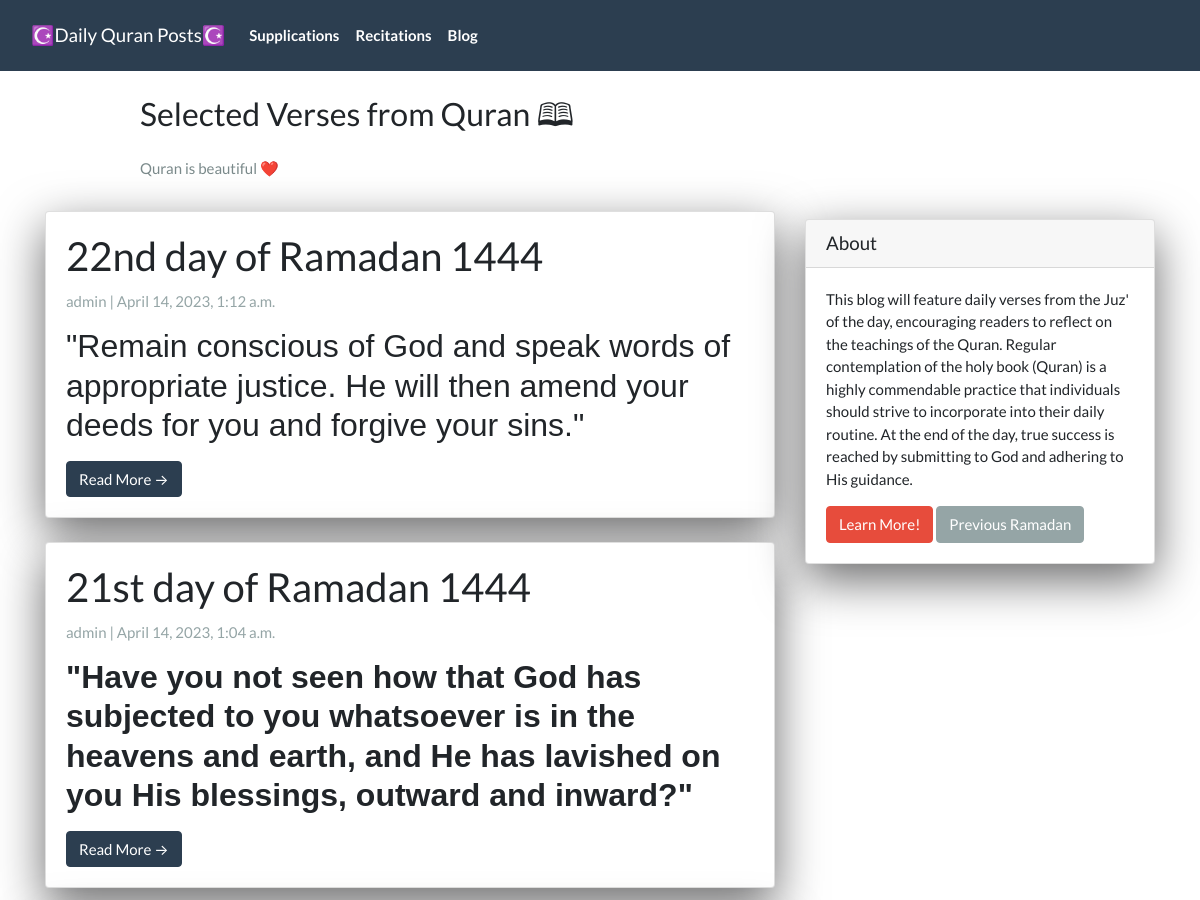
Before: / (upper part) with the older database file.
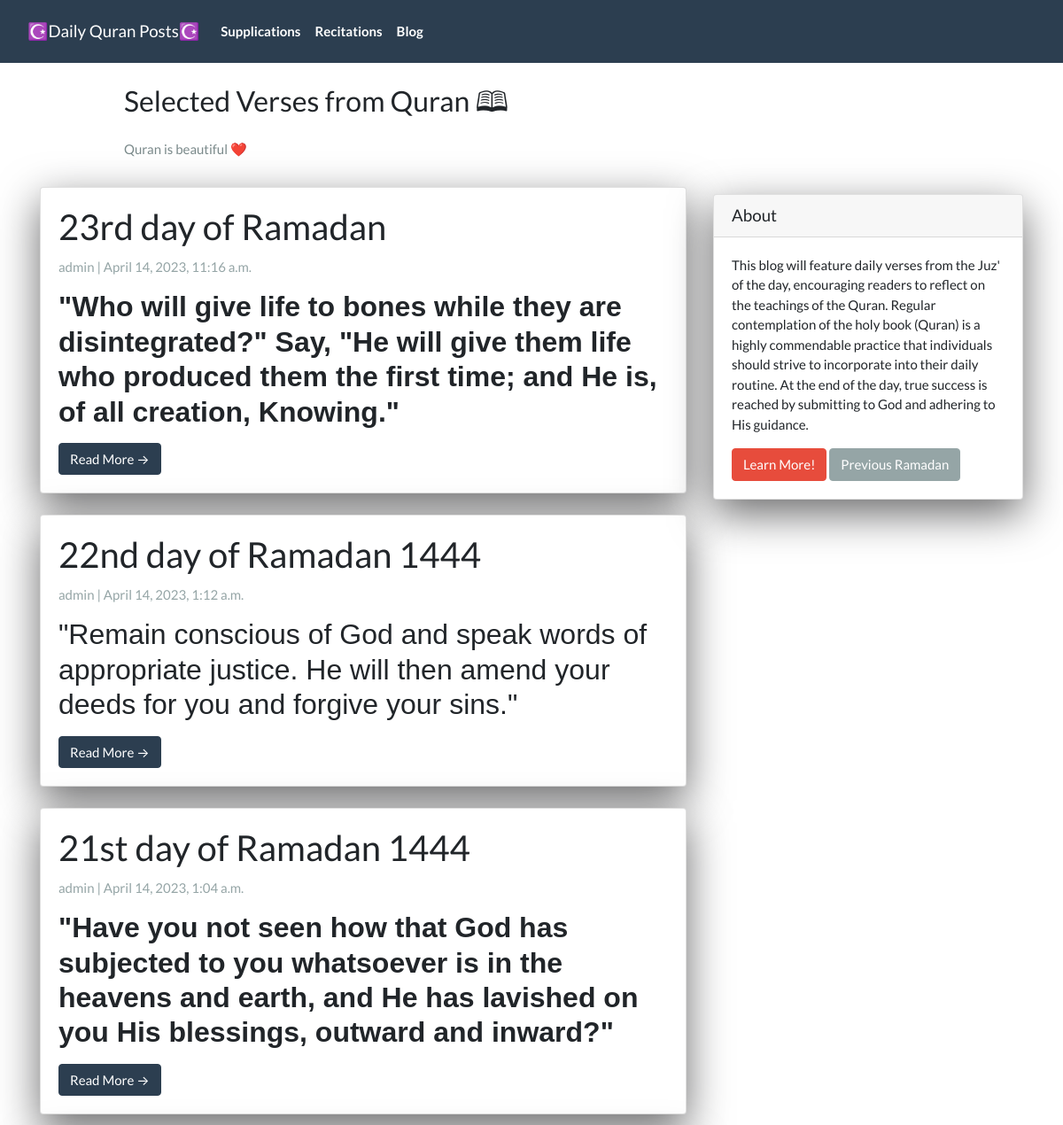
After: the same page with the newer database file.
### App/models.py (models this page shows, shortened)
class Post(models.Model):
  title =  models.CharField(max_length=200, unique=True)
  slug =   models.SlugField(max_length=200, unique=True)
  author = models.ForeignKey(User, on_delete=models.CASCADE, related_name='blog_posts')
  created_on = models.DateTimeField(auto_now_add=True)
  updated_on = models.DateTimeField(auto_now=True)
  summary = RichTextField(blank=True, null=True)
  content = RichTextField(blank=True, null=True)
  video_link = EmbedVideoField(blank=True, null=True)
  status = models.IntegerField(choices=STATUS, default=0)
  class Meta:
    ordering = ['-created_on']

### App/views.py (the view)
# urls.py: path('',                PostList.as_view(),           name="home"),
class PostList(generic.ListView):
  queryset = Post.objects.filter(status=1).order_by('-created_on')
  template_name = 'index.html'

### App/templates/index.html (shortened to what this page needs)
{% extends "base.html" %}
{% block content %}
<header class="masthead">
  <div class="container">
    <div class="row">
      <div class=" col-md-8 col-md-10 mx-auto">
        <div class="site-heading">
          <h3 class=" site-heading my-4 mt-3 text-black">Selected Verses from Quran 🕮 </h3>
          <p class="text-dark">Quran is beautiful ❤️</p>
        </div>
      </div>
    </div>
  </div>
</header>
<div class="container">
  <div class="row">
    <div class="col-md-8 mt-3 left">
      {% for post in post_list %}
      <div class="card mb-4">
        <div class="card-body">
          <h2 class="card-title">{{ post.title }}</h2>
          <p class="card-text text-muted h6">{{ post.author }} | {{ post.created_on}} </p>
          <p class="card-text">{{post.summary | safe}}</p>
          <a href="{% url 'post_detail' post.slug  %}" class="btn btn-primary">Read More &rarr;</a>
        </div>
      </div>
      {% endfor %}
    </div>
    {% block sidebar %}
    {% include 'sidebar.html' %}
    {% endblock sidebar %}
  </div>
</div>
{%endblock%}

### App/templates/base.html (shortened to what this page needs)
<!DOCTYPE html>
<html>
<head>
  <link rel="stylesheet" href="https://stackpath.bootstrapcdn.com/bootswatch/4.5.2/flatly/bootstrap.min.css">
</head>
<body>
  <nav class="navbar navbar-expand-lg navbar-dark bg-primary" id="mainNav">
    <div class="container-fluid">
      <a class="navbar-brand" href="{% url 'home' %}">☪️Daily Quran Posts☪️</a>
      <div class="collapse navbar-collapse" id="navbarResponsive">
        <ul class="navbar-nav ms-auto mb-2 mb-lg-0">
          <li class="nav-item text-black">
            <a class="nav-link text-black font-weight-bold" href="{% url 'supplications' %}">Supplications</a>
          </li>
          <li class="nav-item text-black">
            <a class="nav-link text-black font-weight-bold" href="{% url 'recitations' %}">Recitations</a>
          </li>
          <li class="nav-item text-black">
            <a class="nav-link text-black font-weight-bold" href="{% url 'blog' %}">Blog</a>
          </li>
        </ul>
      </div>
    </div>
  </nav>
  {% block content %}{% endblock content %}
</body>
</html>

### App/templates/sidebar.html (shortened to what this page needs)
{% block sidebar %}
<div class="col-md-4 float-right ">
  <div class="card my-4">
    <h5 class="card-header">About</h5>
    <div class="card-body">
      <p class="card-text">This blog will feature daily verses from the Juz' of the day, encouraging readers to reflect on the teachings of the Quran.  Regular contemplation of the holy book (Quran) is a highly commendable practice that individuals should strive to incorporate into their daily routine.  At the end of the day, true success is reached by submitting to God and adhering to His guidance.</p>
      <a href="https://www.altafsir.com/Languages.asp?LanguageID=2" target="_blank" class="btn btn-danger">Learn More!</a>
      <a href="https://alquran.blog" target="_blank" class="btn btn-secondary">Previous Ramadan</a>
    </div>
  </div>
</div>
{% endblock sidebar %}

### App/templates/sidebar.html (style rules this page uses)
.card { box-shadow: 0 16px 48px #6a6a6b; }

Changed rows visible on the page:
added Post: title "23rd day of Ramadan", author "admin", created_on "April 14, 2023, 11:16 a.m.", summary "\"Who will give life to bones while they are disintegrated?\" Say, \"He will give them life who produced them the first time; and He is, of all creation, Knowing.\""
